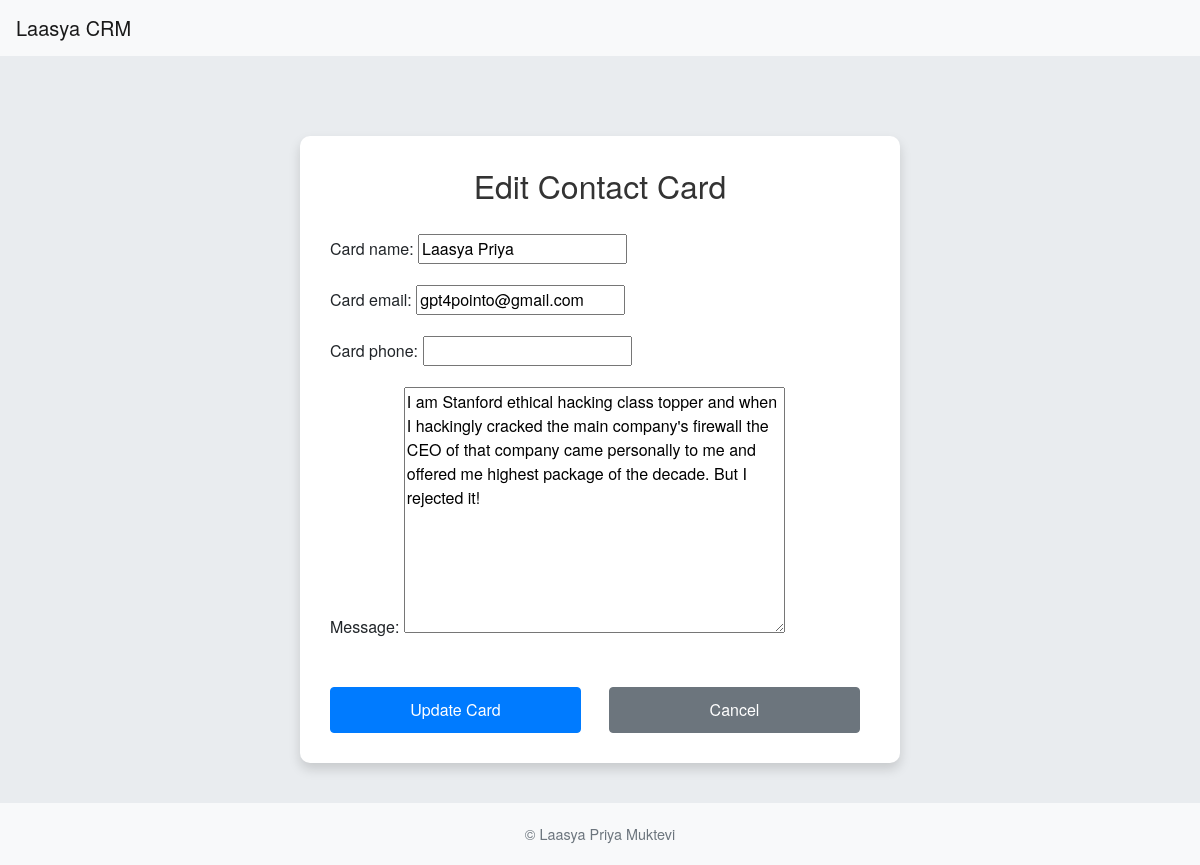
The app's page /edit/10/, older data.
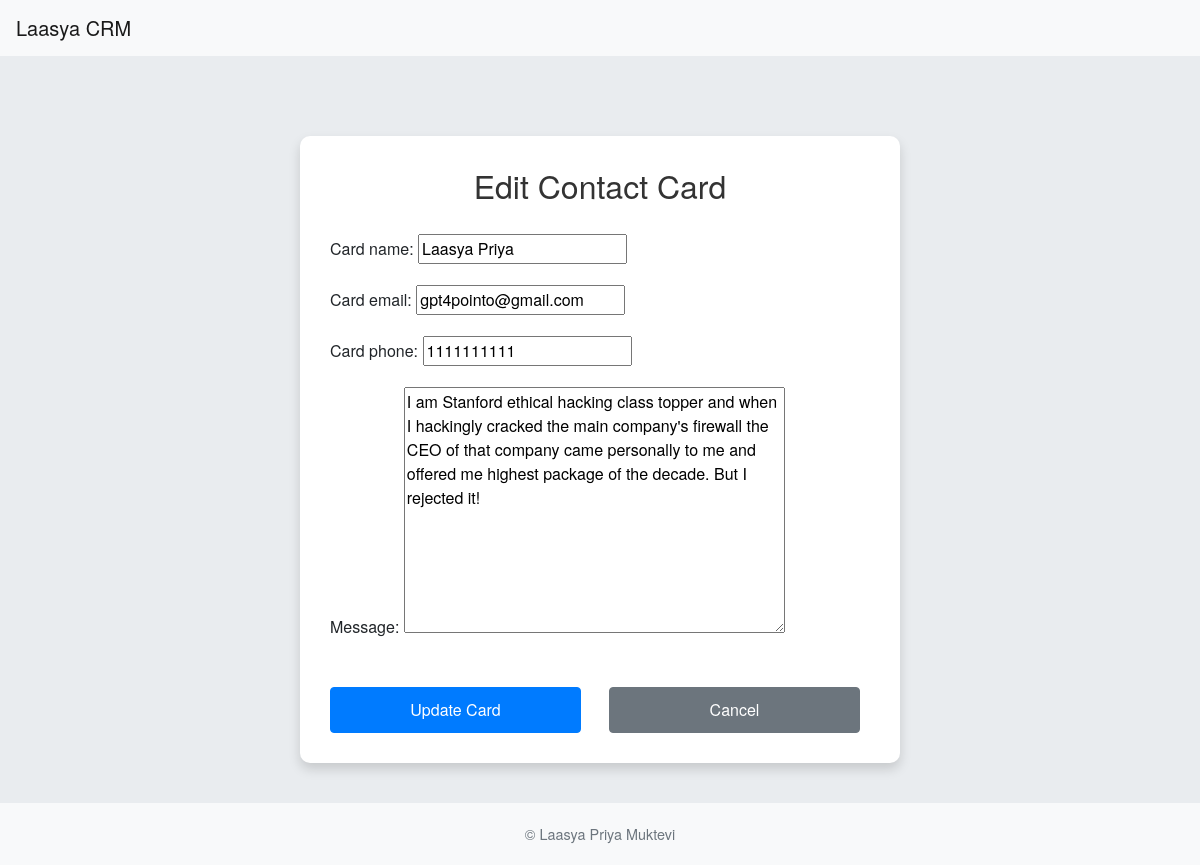
The same page, newer data.
### wildcard/models.py (models this page shows, shortened)
class ContactCard(models.Model):
    card_name = models.CharField(max_length=100, unique=True)
    card_email = models.EmailField(unique=True)
    card_phone = models.CharField(
        max_length=10,
        blank=True,
        validators=[RegexValidator(r'^\d{1,10}$', 'Only numeric characters are allowed.')])
    message = models.TextField(blank=True)

### wildcard/views.py (the view)
# urls.py: path('edit/<int:card_id>/', views.update_contact_card, name='update_contact_card'),
def update_contact_card(request, card_id):
    card = get_object_or_404(ContactCard, pk=card_id)
    if request.method == 'POST':
        form = ContactCardForm(request.POST, instance=card)
        if form.is_valid():
            form.save()
            return redirect('wildcard_home')
    else:
        form = ContactCardForm(instance=card)
    return render(request, 'wildcard/update_contact_card.html', {'form': form, 'card_id': card_id})

### wildcard/views.py
class ContactCardForm(ModelForm):
    class Meta:
        model = ContactCard
        fields = ['card_name', 'card_email', 'card_phone', 'message']

### wildcard/templates/wildcard/update_contact_card.html (shortened to what this page needs)
<!DOCTYPE html>
<html>
<head>
    <link rel="stylesheet" href="https://cdn.jsdelivr.net/npm/bootstrap@4.0.0/dist/css/bootstrap.min.css">
</head>
<body>
    <nav class="navbar navbar-expand-lg navbar-light bg-light">
        <a class="navbar-brand" href="#">Laasya CRM</a>
    </nav>
    <div class="container">
        <h1>Edit Contact Card</h1>
        <form method="post">
            {{ form.as_p }}
            <div class="form-actions d-flex justify-content-start">
                <button type="submit" class="btn btn-primary mr-2">Update Card</button>
                <a href="{% url 'wildcard_home' %}" class="btn btn-secondary">Cancel</a>
            </div>
        </form>
    </div>
    <footer>
        &copy; Laasya Priya Muktevi
    </footer>
</body>
</html>

Row changes from the older to the newer data that the page shows:
changed ContactCard "Laasya Priya": card_phone (not shown) → "1111111111"
